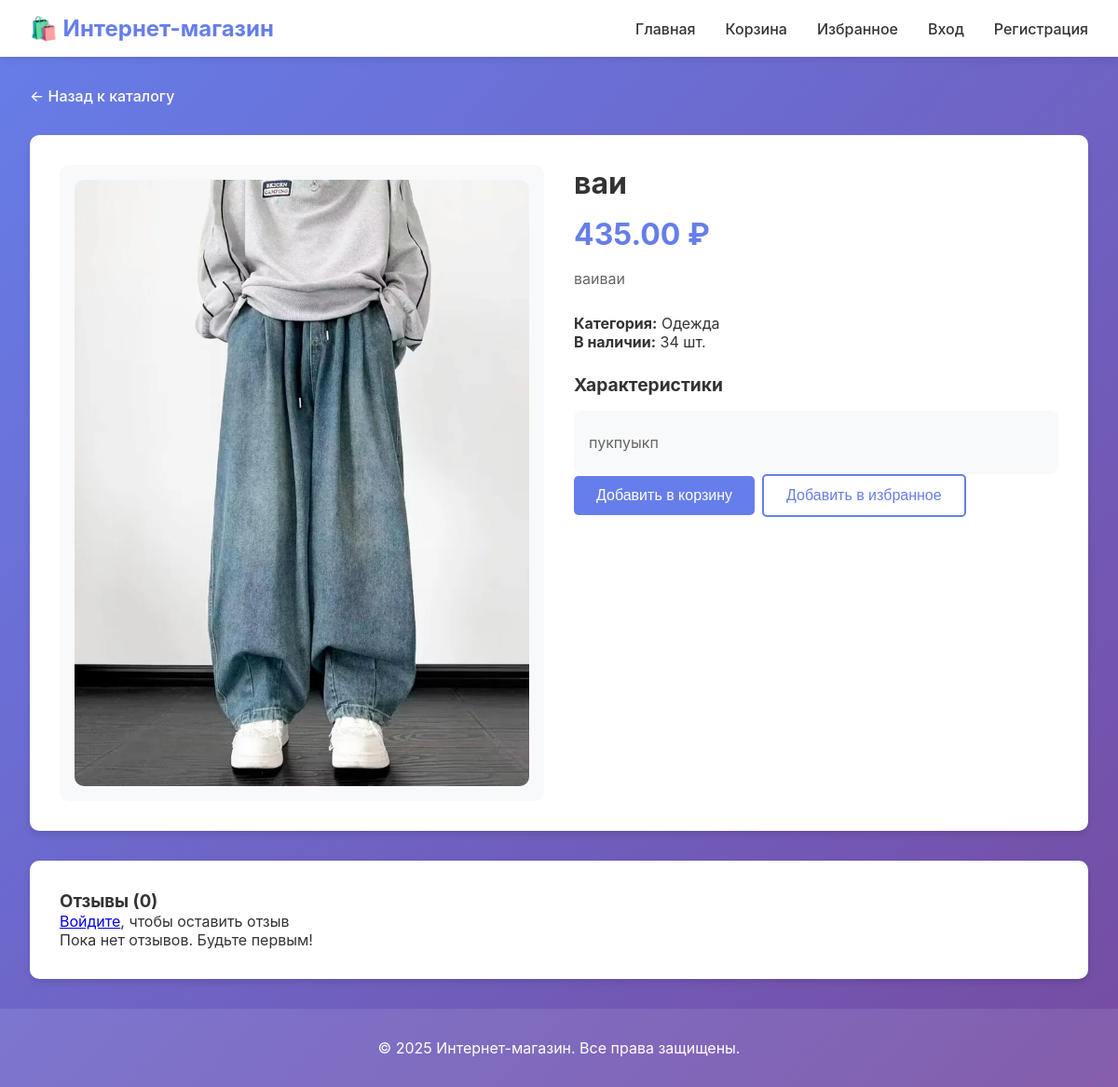
The app's page /product/3 with its own data.
### tables this page shows
CREATE TABLE product_images
                 (id INTEGER PRIMARY KEY AUTOINCREMENT,
                  product_id INTEGER NOT NULL,
                  image_path TEXT NOT NULL,
                  position INTEGER DEFAULT 0,
                  FOREIGN KEY (product_id) REFERENCES products(id) ON DELETE CASCADE);

CREATE TABLE products
                 (id INTEGER PRIMARY KEY AUTOINCREMENT,
                  name TEXT NOT NULL,
                  description TEXT,
                  price REAL NOT NULL,
                  image TEXT,
                  category TEXT,
                  stock INTEGER DEFAULT 0,
                  created_by_user_id INTEGER, specifications TEXT, is_approved INTEGER DEFAULT 0,
                  FOREIGN KEY (created_by_user_id) REFERENCES users(id));

### app.py (the view)
@app.route('/product/<int:product_id>')
def product(product_id):
    conn = get_db()
    product = conn.execute('''SELECT p.*, u.username as creator_username
                             FROM products p
                             LEFT JOIN users u ON p.created_by_user_id = u.id
                             WHERE p.id = ?''', (product_id,)).fetchone()
    if not product:
        flash('Товар не найден', 'error')
        conn.close()
        return redirect(url_for('index'))
    reviews = conn.execute('''SELECT r.*, u.username
                             FROM reviews r
                             JOIN users u ON r.user_id = u.id
                             WHERE r.product_id = ?
                             ORDER BY r.created_at DESC''',
                          (product_id,)).fetchall()
    in_favorites = False
    if 'user_id' in session:
        favorite = conn.execute('SELECT id FROM favorites WHERE user_id = ? AND product_id = ?',
                              (session['user_id'], product_id)).fetchone()
        in_favorites = favorite is not None
    else:
        in_favorites = str(product_id) in get_guest_favorites()
    gallery_rows = conn.execute(
        'SELECT image_path FROM product_images WHERE product_id = ? ORDER BY position, id',
        (product_id,)
    ).fetchall()
    gallery_images = [row['image_path'] for row in gallery_rows]
    if not gallery_images and product['image']:
        gallery_images.append(product['image'])
    if not gallery_images:
        gallery_images.append(None)
    conn.close()
    return render_template('product.html', product=product, reviews=reviews,
                         in_favorites=in_favorites, gallery_images=gallery_images)

### app.py (called while the page is built)
@app.context_processor
def inject_helpers():
    def image_url(path):
        if not path:
            return 'https://via.placeholder.com/400x400?text=Нет+изображения'
        if isinstance(path, str) and path.startswith('http'):
            return path
        clean_path = path.replace('\\', '/').lstrip('/')
        static_folder = app.static_folder or os.path.join(app.root_path, 'static')
        full_path = os.path.join(static_folder, clean_path)
        if os.path.exists(full_path):
            return url_for('static', filename=clean_path)
        return url_for('static', filename=clean_path)
    return {
        'image_url': image_url,
        'category_choices': ALLOWED_PRODUCT_CATEGORIES
    }

def get_db():
    conn = sqlite3.connect(app.config['DATABASE'])
    conn.row_factory = sqlite3.Row
    return conn

def get_guest_favorites():
    return session.get('guest_favorites', [])

### templates/product.html (shortened to what this page needs)
{% extends "base.html" %}
{% block content %}
<div class="container">
    <a href="{{ url_for('index') }}" class="back-link">← Назад к каталогу</a>
    <div class="product-details">
        <div class="product-details-content">
            <div class="product-gallery">
                <div class="gallery-main">
                    {% for image in gallery_images %}
                        <img src="{{ image_url(image) }}" alt="{{ product.name }}" class="gallery-image {% if loop.first %}active{% endif %}" data-index="{{ loop.index0 }}">
                    {% endfor %}
                </div>
            </div>
            <div class="product-details-info">
                <h2>{{ product.name }}</h2>
                <div class="product-details-price">{{ "%.2f"|format(product.price) }} ₽</div>
                <p class="product-details-description">{{ product.description }}</p>
                <p><strong>Категория:</strong> {{ product.category|capitalize }}</p>
                <p><strong>В наличии:</strong> {{ product.stock }} шт.</p>
                {% if product.specifications %}
                <div class="product-specifications" style="margin-top: 1.5rem;">
                    <h3 style="margin-bottom: 1rem; font-size: 1.2rem;">Характеристики</h3>
                    <div class="specifications-list" style="background: #f8f9fa; padding: 1rem; border-radius: 8px;">
                        {% for line in product.specifications.split('\n') %}
                            {% if line.strip() %}
                                {% set parts = line.split(':', 1) %}
                                {% if parts|length == 2 %}
                                    <div style="display: flex; padding: 0.5rem 0; border-bottom: 1px solid #e0e0e0;">
                                        <div style="font-weight: 600; min-width: 150px; color: #333;">{{ parts[0].strip() }}:</div>
                                        <div style="color: #666;">{{ parts[1].strip() }}</div>
                                    </div>
                                {% else %}
                                    <div style="padding: 0.5rem 0; color: #666;">{{ line.strip() }}</div>
                                {% endif %}
                            {% endif %}
                        {% endfor %}
                    </div>
                </div>
                {% endif %}
                <div class="product-actions">
                    <form method="POST" action="{{ url_for('add_to_cart') }}" style="display: inline;">
                        <button type="submit" class="btn btn-primary">Добавить в корзину</button>
                    </form>
                    {% if in_favorites %}
                        <form method="POST" action="{{ url_for('remove_from_favorites') }}" style="display: inline;">
                            <input type="hidden" name="product_id" value="{{ product.id }}">
                            <button type="submit" class="btn btn-outline">Удалить из избранного</button>
                        </form>
                    {% else %}
                        <form method="POST" action="{{ url_for('add_to_favorites') }}" style="display: inline;">
                            <button type="submit" class="btn btn-outline">Добавить в избранное</button>
                        </form>
                    {% endif %}
                </div>
            </div>
        </div>
    </div>
    <div class="reviews-section">
        <h3>Отзывы ({{ reviews|length }})</h3>
        {% if session.user_id %}
            <div class="review-form">
                <h4>Оставить отзыв</h4>
                <form method="POST" action="{{ url_for('add_review', product_id=product.id) }}">
                    <div class="form-group">
                        <label>Оценка:</label>
                        <select name="rating" required class="form-control">
                            <option value="">Выберите оценку</option>
                            <option value="5">5 - Отлично</option>
                            <option value="4">4 - Хорошо</option>
                            <option value="3">3 - Удовлетворительно</option>
                            <option value="2">2 - Плохо</option>
                            <option value="1">1 - Очень плохо</option>
                        </select>
                    </div>
                    <div class="form-group">
                        <label>Комментарий:</label>
                        <textarea name="comment" class="form-control" rows="4" placeholder="Ваш отзыв..."></textarea>
                    </div>
                    <button type="submit" class="btn btn-primary">Отправить отзыв</button>
                </form>
            </div>
        {% else %}
            <p><a href="{{ url_for('login') }}">Войдите</a>, чтобы оставить отзыв</p>
        {% endif %}
        <div class="reviews-list">
            {% if reviews %}
                {% for review in reviews %}
                    <div class="review-item">
                        <div class="review-header">
                            <div>
                                <strong>{{ review.username }}</strong>
                                <span class="review-rating">
                                    {% for i in range(review.rating) %}⭐{% endfor %}
                                </span>
                            </div>
                            <div>
                                <span class="review-date">{{ review.created_at }}</span>
                                {% if session.user_id == review.user_id %}
                                    <form method="POST" action="{{ url_for('delete_review', review_id=review.id) }}" style="display: inline;">
                                        <button type="submit" class="btn btn-small" onclick="return confirm('Удалить отзыв?')">Удалить</button>
                                    </form>
                                {% endif %}
                            </div>
                        </div>
                        {% if review.comment %}
                            <p class="review-comment">{{ review.comment }}</p>
                        {% endif %}
                    </div>
                {% endfor %}
            {% else %}
                <p>Пока нет отзывов. Будьте первым!</p>
            {% endif %}
        </div>
    </div>
</div>
{% endblock %}

### static/style.css (style rules this page uses)
* { margin: 0; padding: 0; box-sizing: border-box; }
body { font-family: -apple-system, BlinkMacSystemFont, 'Segoe UI', Roboto, Oxygen, Ubuntu, Cantarell, sans-serif; background: linear-gradient(135deg, #667eea 0%, #764ba2 100%); min-height: 100vh; color: #333; display: flex; flex-direction: column; }
.container { max-width: 1200px; margin: 0 auto; padding: 0 2rem; }
h2 { color: white; margin-bottom: 2rem; font-size: 2rem; }
.btn { padding: 0.75rem 1.5rem; border: none; border-radius: 5px; cursor: pointer; font-size: 1rem; font-weight: 500; transition: all 0.3s; text-decoration: none; display: inline-block; text-align: center; }
.btn-primary { background: #667eea; color: white; }
.btn-outline { background: transparent; border: 2px solid #667eea; color: #667eea; }
.product-actions { display: flex; gap: 0.5rem; align-items: center; }
.back-link { display: inline-block; margin-bottom: 2rem; color: white; text-decoration: none; font-weight: 500; }
.product-details { background: white; border-radius: 10px; padding: 2rem; margin-bottom: 2rem; box-shadow: 0 4px 6px rgba(0,0,0,0.1); }
.product-details-content { display: grid; grid-template-columns: 1fr 1fr; gap: 2rem; }
.product-details-info h2 { color: #333; font-size: 2rem; margin-bottom: 1rem; }
.product-details-price { font-size: 2rem; color: #667eea; font-weight: 700; margin-bottom: 1rem; }
.product-details-description { color: #666; line-height: 1.6; margin-bottom: 1.5rem; }
.reviews-section { background: white; border-radius: 10px; padding: 2rem; box-shadow: 0 4px 6px rgba(0,0,0,0.1); }
.product-gallery { position: relative; background: #f8f9fa; border-radius: 10px; padding: 1rem; display: flex; flex-direction: column; gap: 1rem; min-height: 400px; }
.gallery-main { position: relative; overflow: hidden; border-radius: 10px; background: #fff; min-height: 320px; display: flex; align-items: center; justify-content: center; }
.gallery-image { position: absolute; width: 100%; height: 100%; object-fit: cover; opacity: 0; transition: opacity 0.3s; }
.gallery-image.active { opacity: 1; position: relative; }
.reviews-list { display: flex; flex-direction: column; gap: 1.5rem; }

### records on screen
product_images: image_path (picture)
products: name "ваи", price "435.00", description "ваиваи", category "Одежда", stock "34", strip "пукпуыкп"

### other values on screen
{{ reviews|length }} "0"
